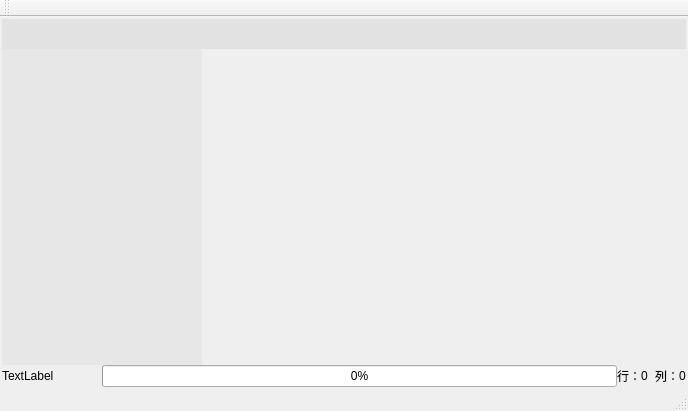
<?xml version="1.0" encoding="UTF-8"?>
<ui version="4.0">
 <class>MainWindow</class>
 <widget class="QMainWindow" name="MainWindow">
  <property name="geometry">
   <rect>
    <x>0</x>
    <y>0</y>
    <width>688</width>
    <height>411</height>
   </rect>
  </property>
  <property name="windowTitle">
   <string>LuaRest</string>
  </property>
  <widget class="QWidget" name="centralWidget">
   <layout class="QVBoxLayout" name="verticalLayout">
    <property name="spacing">
     <number>0</number>
    </property>
    <property name="leftMargin">
     <number>2</number>
    </property>
    <property name="topMargin">
     <number>2</number>
    </property>
    <property name="rightMargin">
     <number>2</number>
    </property>
    <property name="bottomMargin">
     <number>2</number>
    </property>
    <item>
     <widget class="QWidget" name="ToolBar" native="true">
      <property name="sizePolicy">
       <sizepolicy hsizetype="Preferred" vsizetype="Fixed">
        <horstretch>0</horstretch>
        <verstretch>0</verstretch>
       </sizepolicy>
      </property>
      <property name="minimumSize">
       <size>
        <width>0</width>
        <height>30</height>
       </size>
      </property>
      <property name="styleSheet">
       <string notr="true">background-color: rgb(226, 226, 226);</string>
      </property>
      <layout class="QHBoxLayout" name="horizontalLayout">
       <property name="spacing">
        <number>1</number>
       </property>
       <property name="leftMargin">
        <number>1</number>
       </property>
       <property name="topMargin">
        <number>1</number>
       </property>
       <property name="rightMargin">
        <number>1</number>
       </property>
       <property name="bottomMargin">
        <number>1</number>
       </property>
      </layout>
     </widget>
    </item>
    <item>
     <widget class="QWidget" name="Workspace" native="true">
      <layout class="QHBoxLayout" name="horizontalLayout_4">
       <property name="spacing">
        <number>0</number>
       </property>
       <property name="leftMargin">
        <number>0</number>
       </property>
       <property name="topMargin">
        <number>0</number>
       </property>
       <property name="rightMargin">
        <number>0</number>
       </property>
       <property name="bottomMargin">
        <number>0</number>
       </property>
       <item>
        <widget class="QWidget" name="ProjectTreeArea" native="true">
         <property name="minimumSize">
          <size>
           <width>200</width>
           <height>0</height>
          </size>
         </property>
         <property name="maximumSize">
          <size>
           <width>200</width>
           <height>16777215</height>
          </size>
         </property>
         <property name="styleSheet">
          <string notr="true">background-color: rgb(231, 231, 231);</string>
         </property>
         <layout class="QHBoxLayout" name="ProjectTreeContent">
          <property name="spacing">
           <number>0</number>
          </property>
          <property name="leftMargin">
           <number>0</number>
          </property>
          <property name="topMargin">
           <number>0</number>
          </property>
          <property name="rightMargin">
           <number>0</number>
          </property>
          <property name="bottomMargin">
           <number>0</number>
          </property>
         </layout>
        </widget>
       </item>
       <item>
        <widget class="QWidget" name="CodeArea" native="true">
         <property name="styleSheet">
          <string notr="true"/>
         </property>
         <layout class="QVBoxLayout" name="CodeContentArea">
          <property name="spacing">
           <number>0</number>
          </property>
          <property name="leftMargin">
           <number>0</number>
          </property>
          <property name="topMargin">
           <number>0</number>
          </property>
          <property name="rightMargin">
           <number>0</number>
          </property>
          <property name="bottomMargin">
           <number>0</number>
          </property>
         </layout>
        </widget>
       </item>
      </layout>
     </widget>
    </item>
    <item>
     <widget class="QWidget" name="widget" native="true">
      <property name="sizePolicy">
       <sizepolicy hsizetype="Preferred" vsizetype="Fixed">
        <horstretch>0</horstretch>
        <verstretch>0</verstretch>
       </sizepolicy>
      </property>
      <property name="minimumSize">
       <size>
        <width>0</width>
        <height>20</height>
       </size>
      </property>
      <layout class="QHBoxLayout" name="horizontalLayout_2">
       <property name="spacing">
        <number>0</number>
       </property>
       <property name="leftMargin">
        <number>0</number>
       </property>
       <property name="topMargin">
        <number>0</number>
       </property>
       <property name="rightMargin">
        <number>0</number>
       </property>
       <property name="bottomMargin">
        <number>0</number>
       </property>
       <item>
        <widget class="QWidget" name="widget_2" native="true">
         <layout class="QHBoxLayout" name="horizontalLayout_3">
          <property name="spacing">
           <number>0</number>
          </property>
          <property name="leftMargin">
           <number>0</number>
          </property>
          <property name="topMargin">
           <number>0</number>
          </property>
          <property name="rightMargin">
           <number>0</number>
          </property>
          <property name="bottomMargin">
           <number>0</number>
          </property>
          <item>
           <widget class="QLabel" name="Text">
            <property name="sizePolicy">
             <sizepolicy hsizetype="Fixed" vsizetype="Preferred">
              <horstretch>0</horstretch>
              <verstretch>0</verstretch>
             </sizepolicy>
            </property>
            <property name="minimumSize">
             <size>
              <width>100</width>
              <height>0</height>
             </size>
            </property>
            <property name="maximumSize">
             <size>
              <width>500</width>
              <height>16777215</height>
             </size>
            </property>
            <property name="text">
             <string>TextLabel</string>
            </property>
           </widget>
          </item>
          <item>
           <widget class="QProgressBar" name="ProgressBar">
            <property name="value">
             <number>0</number>
            </property>
           </widget>
          </item>
         </layout>
        </widget>
       </item>
       <item>
        <widget class="QLabel" name="label_3">
         <property name="sizePolicy">
          <sizepolicy hsizetype="Fixed" vsizetype="Preferred">
           <horstretch>0</horstretch>
           <verstretch>0</verstretch>
          </sizepolicy>
         </property>
         <property name="text">
          <string>行：</string>
         </property>
        </widget>
       </item>
       <item>
        <widget class="QLabel" name="Line">
         <property name="sizePolicy">
          <sizepolicy hsizetype="Fixed" vsizetype="Preferred">
           <horstretch>0</horstretch>
           <verstretch>0</verstretch>
          </sizepolicy>
         </property>
         <property name="text">
          <string>0</string>
         </property>
        </widget>
       </item>
       <item>
        <widget class="QLabel" name="label_2">
         <property name="sizePolicy">
          <sizepolicy hsizetype="Fixed" vsizetype="Fixed">
           <horstretch>0</horstretch>
           <verstretch>0</verstretch>
          </sizepolicy>
         </property>
         <property name="text">
          <string/>
         </property>
        </widget>
       </item>
       <item>
        <widget class="QLabel" name="label">
         <property name="sizePolicy">
          <sizepolicy hsizetype="Fixed" vsizetype="Preferred">
           <horstretch>0</horstretch>
           <verstretch>0</verstretch>
          </sizepolicy>
         </property>
         <property name="text">
          <string>列：</string>
         </property>
        </widget>
       </item>
       <item>
        <widget class="QLabel" name="Column">
         <property name="sizePolicy">
          <sizepolicy hsizetype="Fixed" vsizetype="Preferred">
           <horstretch>0</horstretch>
           <verstretch>0</verstretch>
          </sizepolicy>
         </property>
         <property name="text">
          <string>0</string>
         </property>
        </widget>
       </item>
      </layout>
     </widget>
    </item>
   </layout>
  </widget>
  <widget class="QMenuBar" name="menuBar">
   <property name="geometry">
    <rect>
     <x>0</x>
     <y>0</y>
     <width>688</width>
     <height>23</height>
    </rect>
   </property>
  </widget>
  <widget class="QToolBar" name="mainToolBar">
   <attribute name="toolBarArea">
    <enum>TopToolBarArea</enum>
   </attribute>
   <attribute name="toolBarBreak">
    <bool>false</bool>
   </attribute>
  </widget>
  <widget class="QStatusBar" name="statusBar"/>
 </widget>
 <layoutdefault spacing="6" margin="11"/>
 <resources/>
 <connections/>
</ui>
